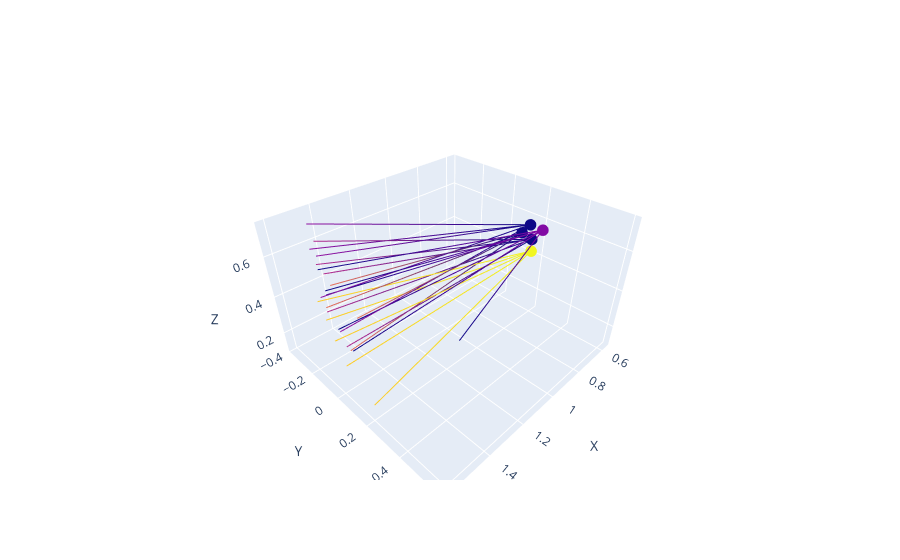

The cell this chart's notebook holds for it:
### Code cell
cmap = plt.get_cmap()
colors = cmap(data["img"]/max(data["img"]))
all_ray_origins = np.concatenate([data["ray_origin"].to_list()])
all_ray_directions = np.concatenate([data["ray_direction"].to_list()])

plot_rays(
    all_ray_origins, 
    all_ray_directions,
    colors=colors
)

### Figure 1 — Plotly figure (JSON) as saved in the notebook; plotly's stock layout.template omitted (floating-point values rounded to 4 significant figures)
{"data": [{"line": {"color": [0.267, 0.004874, 0.3294, 1.0]}, "mode": "lines", "name": "ray", "showlegend": false, "type": "scatter3d", "x": [0.6176, 1.59], "y": [0.2336, 0.1], "z": [0.5795, 0.3863]}, {"marker": {"color": [0.267, 0.004874, 0.3294, 1.0], "size": 4}, "mode": "markers", "showlegend": false, "type": "scatter3d", "x": [0.6176], "y": [0.2336], "z": [0.5795]}, {"line": {"color": [0.267, 0.004874, 0.3294, 1.0]}, "mode": "lines", "name": "ray", "showlegend": false, "type": "scatter3d", "x": [0.6176, 1.573], "y": [0.2336, -0.0631], "z": [0.5795, 0.5717]}, {"marker": {"color": [0.267, 0.004874, 0.3294, 1.0], "size": 4}, "mode": "markers", "showlegend": false, "type": "scatter3d", "x": [0.6176], "y": [0.2336], "z": [0.5795]}, {"line": {"color": [0.267, 0.004874, 0.3294, 1.0]}, "mode": "lines", "name": "ray", "showlegend": false, "type": "scatter3d", "x": [0.6176, 1.535], "y": [0.2336, -0.08825], "z": [0.5795, 0.3469]}, {"marker": {"color": [0.267, 0.004874, 0.3294, 1.0], "size": 4}, "mode": "markers", "showlegend": false, "type": "scatter3d", "x": [0.6176], "y": [0.2336], "z": [0.5795]}, {"line": {"color": [0.267, 0.004874, 0.3294, 1.0]}, "mode": "lines", "name": "ray", "showlegend": false, "type": "scatter3d", "x": [0.6176, 1.511], "y": [0.2336, -0.2156], "z": [0.5795, 0.5677]}, {"marker": {"color": [0.267, 0.004874, 0.3294, 1.0], "size": 4}, "mode": "markers", "showlegend": false, "type": "scatter3d", "x": [0.6176], "y": [0.2336], "z": [0.5795]}, {"line": {"color": [0.267, 0.004874, 0.3294, 1.0]}, "mode": "lines", "name": "ray", "showlegend": false, "type": "scatter3d", "x": [0.6176, 1.484], "y": [0.2336, -0.2382], "z": [0.5795, 0.4178]}, {"marker": {"color": [0.267, 0.004874, 0.3294, 1.0], "size": 4}, "mode": "markers", "showlegend": false, "type": "scatter3d", "x": [0.6176], "y": [0.2336], "z": [0.5795]}, {"line": {"color": [0.267, 0.004874, 0.3294, 1.0]}, "mode": "lines", "name": "ray", "showlegend": false, "type": "scatter3d", "x": [0.6176, 1.539], "y": [0.2336, 0.5965], "z": [0.5795, 0.7181]}, {"marker": {"color": [0.267, 0.004874, 0.3294, 1.0], "size": 4}, "mode": "markers", "showlegend": false, "type": "scatter3d", "x": [0.6176], "y": [0.2336], "z": [0.5795]}, {"line": {"color": [0.1806, 0.43, 0.5573, 1.0]}, "mode": "lines", "name": "ray", "showlegend": false, "type": "scatter3d", "x": [0.6035, 1.519], "y": [0.1545, -0.2212], "z": [0.5728, 0.4315]}, {"marker": {"color": [0.1806, 0.43, 0.5573, 1.0], "size": 4}, "mode": "markers", "showlegend": false, "type": "scatter3d", "x": [0.6035], "y": [0.1545], "z": [0.5728]}, {"line": {"color": [0.1806, 0.43, 0.5573, 1.0]}, "mode": "lines", "name": "ray", "showlegend": false, "type": "scatter3d", "x": [0.6035, 1.452], "y": [0.1545, -0.3741], "z": [0.5728, 0.5728]}, {"marker": {"color": [0.1806, 0.43, 0.5573, 1.0], "size": 4}, "mode": "markers", "showlegend": false, "type": "scatter3d", "x": [0.6035], "y": [0.1545], "z": [0.5728]}, {"line": {"color": [0.1806, 0.43, 0.5573, 1.0]}, "mode": "lines", "name": "ray", "showlegend": false, "type": "scatter3d", "x": [0.6035, 1.583], "y": [0.1545, 0.01586], "z": [0.5728, 0.4262]}, {"marker": {"color": [0.1806, 0.43, 0.5573, 1.0], "size": 4}, "mode": "markers", "showlegend": false, "type": "scatter3d", "x": [0.6035], "y": [0.1545], "z": [0.5728]}, {"line": {"color": [0.1806, 0.43, 0.5573, 1.0]}, "mode": "lines", "name": "ray", "showlegend": false, "type": "scatter3d", "x": [0.6035, 1.561], "y": [0.1545, -0.106], "z": [0.5728, 0.6986]}, {"marker": {"color": [0.1806, 0.43, 0.5573, 1.0], "size": 4}, "mode": "markers", "showlegend": false, "type": "scatter3d", "x": [0.6035], "y": [0.1545], "z": [0.5728]}, {"line": {"color": [0.1806, 0.43, 0.5573, 1.0]}, "mode": "lines", "name": "ray", "showlegend": false, "type": "scatter3d", "x": [0.6035, 1.486], "y": [0.1545, -0.2873], "z": [0.5728, 0.7359]}, {"marker": {"color": [0.1806, 0.43, 0.5573, 1.0], "size": 4}, "mode": "markers", "showlegend": false, "type": "scatter3d", "x": [0.6035], "y": [0.1545], "z": [0.5728]}, {"line": {"color": [0.1534, 0.497, 0.5577, 1.0]}, "mode": "lines", "name": "ray", "showlegend": false, "type": "scatter3d", "x": [0.592, 1.508], "y": [0.1629, -0.2129], "z": [0.494, 0.3531]}, {"marker": {"color": [0.1534, 0.497, 0.5577, 1.0], "size": 4}, "mode": "markers", "showlegend": false, "type": "scatter3d", "x": [0.592], "y": [0.1629], "z": [0.494]}, {"line": {"color": [0.1534, 0.497, 0.5577, 1.0]}, "mode": "lines", "name": "ray", "showlegend": false, "type": "scatter3d", "x": [0.592, 1.441], "y": [0.1629, -0.3658], "z": [0.494, 0.4943]}, {"marker": {"color": [0.1534, 0.497, 0.5577, 1.0], "size": 4}, "mode": "markers", "showlegend": false, "type": "scatter3d", "x": [0.592], "y": [0.1629], "z": [0.494]}, {"line": {"color": [0.1534, 0.497, 0.5577, 1.0]}, "mode": "lines", "name": "ray", "showlegend": false, "type": "scatter3d", "x": [0.592, 1.571], "y": [0.1629, 0.02414], "z": [0.494, 0.3475]}, {"marker": {"color": [0.1534, 0.497, 0.5577, 1.0], "size": 4}, "mode": "markers", "showlegend": false, "type": "scatter3d", "x": [0.592], "y": [0.1629], "z": [0.494]}, {"line": {"color": [0.1534, 0.497, 0.5577, 1.0]}, "mode": "lines", "name": "ray", "showlegend": false, "type": "scatter3d", "x": [0.592, 1.549], "y": [0.1629, -0.09755], "z": [0.494, 0.6201]}, {"marker": {"color": [0.1534, 0.497, 0.5577, 1.0], "size": 4}, "mode": "markers", "showlegend": false, "type": "scatter3d", "x": [0.592], "y": [0.1629], "z": [0.494]}, {"line": {"color": [0.1534, 0.497, 0.5577, 1.0]}, "mode": "lines", "name": "ray", "showlegend": false, "type": "scatter3d", "x": [0.592, 1.474], "y": [0.1629, -0.279], "z": [0.494, 0.6575]}, {"marker": {"color": [0.1534, 0.497, 0.5577, 1.0], "size": 4}, "mode": "markers", "showlegend": false, "type": "scatter3d", "x": [0.592], "y": [0.1629], "z": [0.494]}, {"line": {"color": [0.1757, 0.6979, 0.491, 1.0]}, "mode": "lines", "name": "ray", "showlegend": false, "type": "scatter3d", "x": [0.5747, 1.548], "y": [0.09199, -0.131], "z": [0.4965, 0.4425]}, {"marker": {"color": [0.1757, 0.6979, 0.491, 1.0], "size": 4}, "mode": "markers", "showlegend": false, "type": "scatter3d", "x": [0.5747], "y": [0.09199], "z": [0.4965]}, {"line": {"color": [0.1757, 0.6979, 0.491, 1.0]}, "mode": "lines", "name": "ray", "showlegend": false, "type": "scatter3d", "x": [0.5747, 1.555], "y": [0.09199, 0.01917], "z": [0.4965, 0.313]}, {"marker": {"color": [0.1757, 0.6979, 0.491, 1.0], "size": 4}, "mode": "markers", "showlegend": false, "type": "scatter3d", "x": [0.5747], "y": [0.09199], "z": [0.4965]}, {"line": {"color": [0.1757, 0.6979, 0.491, 1.0]}, "mode": "lines", "name": "ray", "showlegend": false, "type": "scatter3d", "x": [0.5747, 1.56], "y": [0.09199, -0.04091], "z": [0.4965, 0.6008]}, {"marker": {"color": [0.1757, 0.6979, 0.491, 1.0], "size": 4}, "mode": "markers", "showlegend": false, "type": "scatter3d", "x": [0.5747], "y": [0.09199], "z": [0.4965]}, {"line": {"color": [0.1757, 0.6979, 0.491, 1.0]}, "mode": "lines", "name": "ray", "showlegend": false, "type": "scatter3d", "x": [0.5747, 1.572], "y": [0.09199, 0.1352], "z": [0.4965, 0.5532]}, {"marker": {"color": [0.1757, 0.6979, 0.491, 1.0], "size": 4}, "mode": "markers", "showlegend": false, "type": "scatter3d", "x": [0.5747], "y": [0.09199], "z": [0.4965]}, {"line": {"color": [0.9932, 0.9062, 0.1439, 1.0]}, "mode": "lines", "name": "ray", "showlegend": false, "type": "scatter3d", "x": [0.6252, 1.518], "y": [0.1889, -0.1072], "z": [0.4543, 0.1143]}, {"marker": {"color": [0.9932, 0.9062, 0.1439, 1.0], "size": 4}, "mode": "markers", "showlegend": false, "type": "scatter3d", "x": [0.6252], "y": [0.1889], "z": [0.4543]}, {"line": {"color": [0.9932, 0.9062, 0.1439, 1.0]}, "mode": "lines", "name": "ray", "showlegend": false, "type": "scatter3d", "x": [0.6252, 1.606], "y": [0.1889, 0.004776], "z": [0.4543, 0.3864]}, {"marker": {"color": [0.9932, 0.9062, 0.1439, 1.0], "size": 4}, "mode": "markers", "showlegend": false, "type": "scatter3d", "x": [0.6252], "y": [0.1889], "z": [0.4543]}, {"line": {"color": [0.9932, 0.9062, 0.1439, 1.0]}, "mode": "lines", "name": "ray", "showlegend": false, "type": "scatter3d", "x": [0.6252, 1.562], "y": [0.1889, 0.1523], "z": [0.4543, 0.1072]}, {"marker": {"color": [0.9932, 0.9062, 0.1439, 1.0], "size": 4}, "mode": "markers", "showlegend": false, "type": "scatter3d", "x": [0.6252], "y": [0.1889], "z": [0.4543]}, {"line": {"color": [0.9932, 0.9062, 0.1439, 1.0]}, "mode": "lines", "name": "ray", "showlegend": false, "type": "scatter3d", "x": [0.6252, 1.487], "y": [0.1889, -0.2791], "z": [0.4543, 0.2587]}, {"marker": {"color": [0.9932, 0.9062, 0.1439, 1.0], "size": 4}, "mode": "markers", "showlegend": false, "type": "scatter3d", "x": [0.6252], "y": [0.1889], "z": [0.4543]}, {"line": {"color": [0.9932, 0.9062, 0.1439, 1.0]}, "mode": "lines", "name": "ray", "showlegend": false, "type": "scatter3d", "x": [0.6252, 1.547], "y": [0.1889, -0.1991], "z": [0.4543, 0.436]}, {"marker": {"color": [0.9932, 0.9062, 0.1439, 1.0], "size": 4}, "mode": "markers", "showlegend": false, "type": "scatter3d", "x": [0.6252], "y": [0.1889], "z": [0.4543]}], "layout": {"scene": {"xaxis": {"title": {"text": "X"}}, "yaxis": {"title": {"text": "Y"}}, "zaxis": {"title": {"text": "Z"}}}}}
